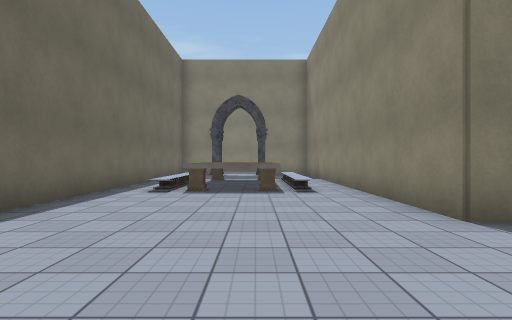
[1] (above)

19 first-person views from a walk through a Unity game level. The camera is 1.3 m above the floor, looks level and sees 80° across. The floor is counted in squares, 2 m on a side. Each view is taken from the middle of a square. On the plan, view 1 faces up. The plan holds only what a view shows up to about 10 squares ahead; the rest is blank. Some animated figures are not drawn. Some surface patterns are stand-ins.

[2]
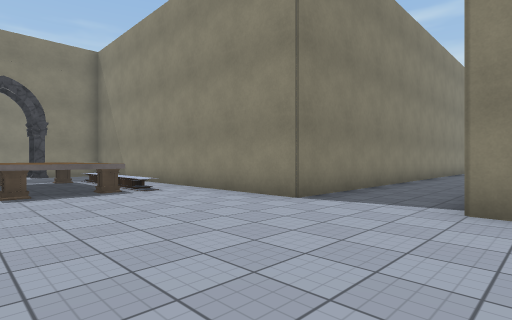

[3]
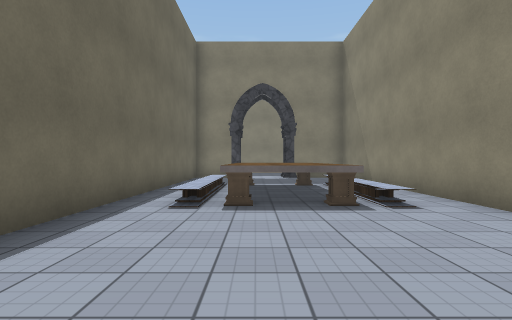

[4]
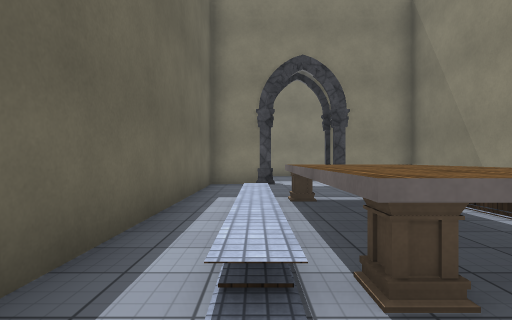

[5]
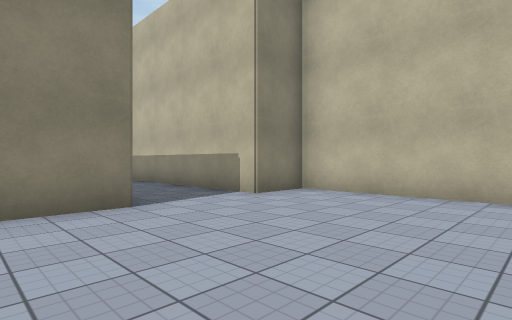

[6]
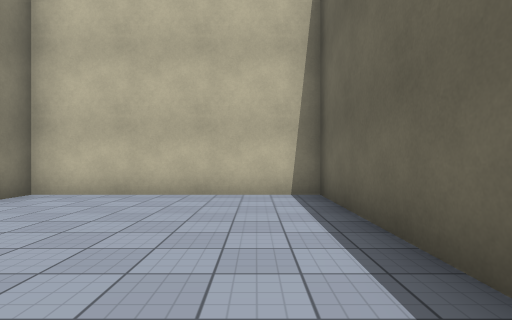

[7]
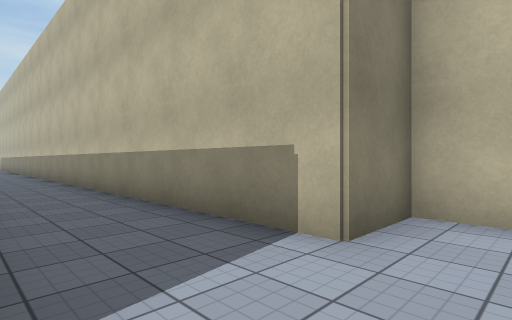

[8]
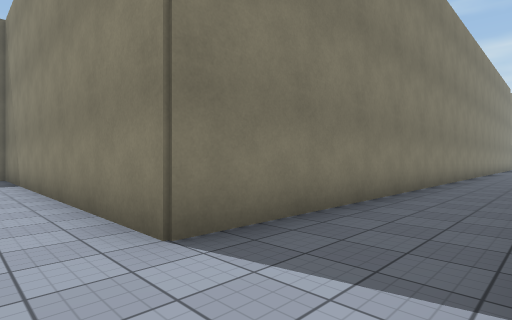

[9]
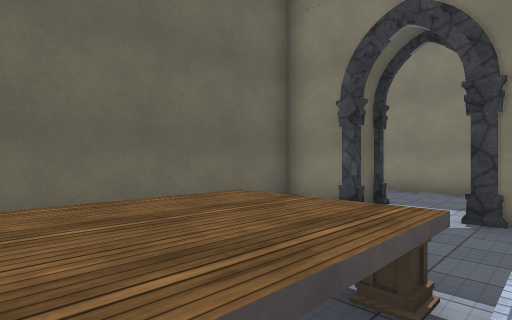

[10]
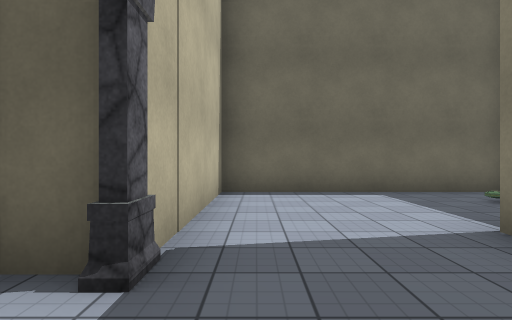

[11]
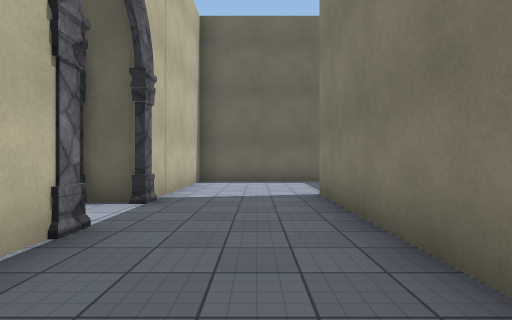

[12]
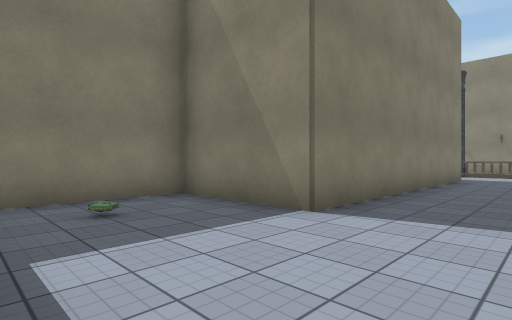

[13]
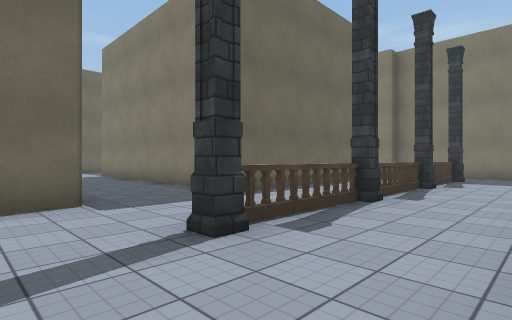

[14]
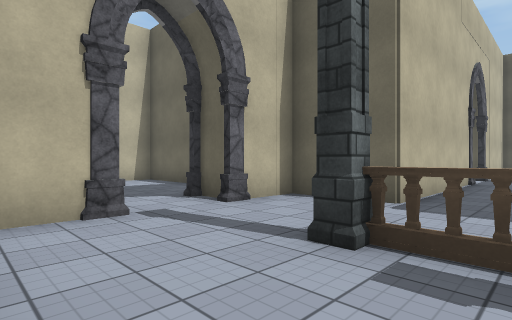

[15]
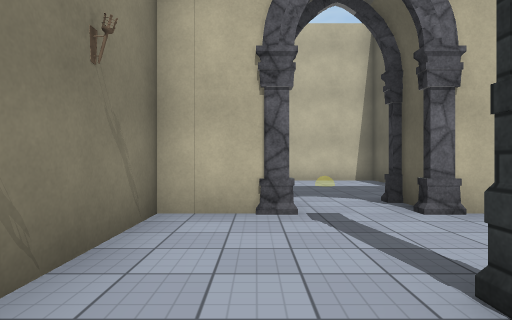

[16]
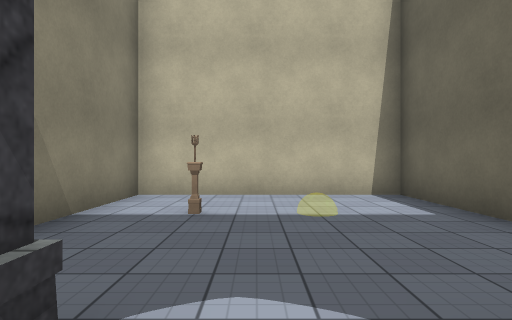

[17]
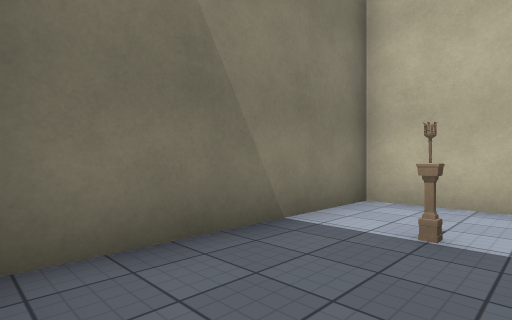

[18]
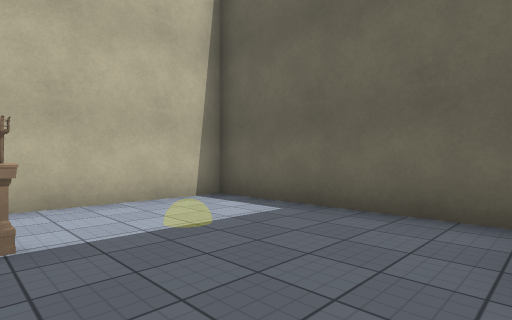

[19]
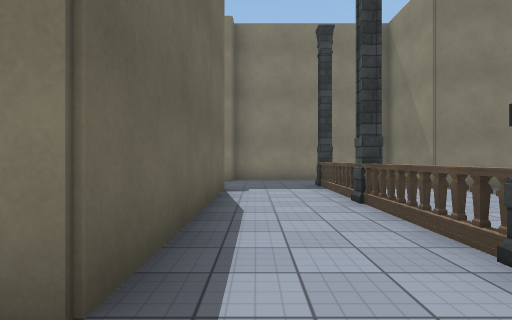

### Floor plan
Key: @ floor where view 1 was taken; # wall or solid block; . floor; / step, stairs or slope; ^ raised ledge; O other object.
Columns run from 7 left of view 1 to 13 right of it. Each row starts with its distance up from view 1.
 26             ######
 25             ..... #
 24             ...O. ##
 23             ...O...
 22             #..O...
 21 ######      #..OO.
 20 #....#      #..O.
 19 #....#      #..O.
 18 #....########..OO.
 17 #..............O..
 16 #..............O..
 15 #..............O..
 14 ######.######.....#
 13    #......# #.....#
 12    #......# ###.###
 11    #......# #.....#
 10    #./^^/.# #.....#
  9    #./^^/.# #.....#
  8    #./^^/.# #....O#
  7    #./^^/.# #.....#
  6    #./../.# #######
  5    #......#
  4    #......###########
  3    #.................
  2    #.................
  1    #.................
  0    #...@..###########
 -1    ########

Positions as (right, up) in squares from view 1, and headings:
1: (0, 0), facing up
2: (-2, 0), facing up-right
3: (-1, 2), facing up
4: (-2, 5), facing up
5: (-2, 5), facing down-right
6: (-2, 5), facing down
7: (1, 3), facing down-right
8: (1, 1), facing up-right
9: (1, 8), facing up-left
10: (0, 15), facing left
11: (3, 16), facing left
12: (-6, 15), facing up-right
13: (10, 13), facing up-left
14: (10, 16), facing down-left
15: (9, 16), facing down
16: (8, 12), facing down
17: (8, 11), facing down-right
18: (9, 11), facing down-left
19: (6, 16), facing up
